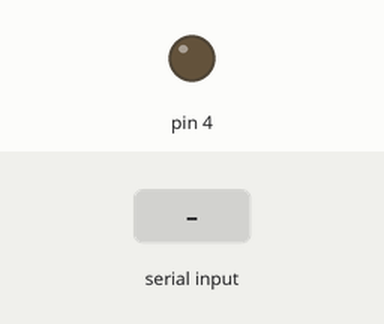
A program run on a simulated Arduino Uno, built with avr-gcc and run on an emulated ATmega328P. On the bench: output pins drawn as LEDs (lit = HIGH). Inputs (shaded band) come from the test bench.

Above: at 1.2 s.
1.3 s: "on\n" received over Serial
At 1.48 s:
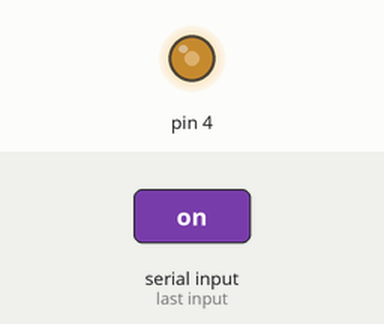
6.3 s: "off\n" received over Serial
9.3 s: "red\n" received over Serial
Timing chart, 0 to 13.3 s (numbered marks = the images above; inputs shaded):
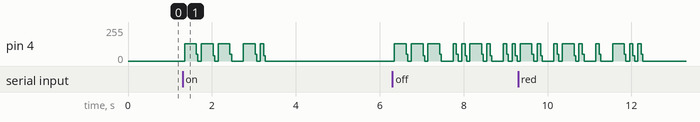

The program:

main.cpp
```cpp
#include <util/delay.h>
#include <usart.c>
#include <Arduino.h>

#define CLOCK_SPEED 12000000
#define BAUD 9600
#define MYUBRR CLOCK_SPEED/16/BAUD-1

#define MORSE_LUNG  3
#define MORSE_SCURT 1

/* Literele alfabetului in cod Morse */
char* morse_alphabet[] = {
    (char*)"13",    // a
    (char*)"3111",  // b
    (char*)"3131",  // c
    (char*)"311",   // d
    (char*)"1",     // e
    (char*)"1131",  // f
    (char*)"331",	// g
    (char*)"1111",	// h
    (char*)"11",	// i
    (char*)"1333",	// j
    (char*)"313",	// k
    (char*)"1311",	// l
    (char*)"33",	// m
    (char*)"31",	// n
    (char*)"333",	// o
    (char*)"1331",	// p
    (char*)"3313",	// q
    (char*)"131",	// r
    (char*)"111",	// s
    (char*)"3",	    // t
    (char*)"113",	// u
    (char*)"1113",	// v
    (char*)"133",	// w
    (char*)"3113",	// x
    (char*)"3133",	// y
    (char*)"3311"	// z
};

/* apelati functia pentru a obtine un ton lung/scurt,
 * folosind macro-urile MORSE_LUNG si MORSE_SCURT
 */
void speaker_morse(int tip)
{
    int delay = 1;
    int i;
    DDRD |= (1 << PD4);     // PD4 trebuie sa fie output

    for (i = 0; i < tip * 100 / delay; i++)
    {
        PIND = (1 << PD4);  // alternam starea iesirii
        _delay_ms(1);
    }
}

void port_init() {
    DDRB = 0xFFu;
    DDRC = 0xFFu;
    DDRD = 0xFFu;
    DDRB &= ~(1 << PB2); /// buton PB2

    PORTB = 0xFFu;
    PORTC = 0xFFu;
    PORTD = 0xFFu;
}

void morseCode(char buffer[], uint8_t bufferLength) {
    for(int i=0; buffer[i]; ++i) {
        if(buffer[i] - 'a' >= 0 && buffer[i] - 'z' < 26)
            for(int j=0; morse_alphabet[buffer[i] - 'a'][j]; ++j)
                speaker_morse(morse_alphabet[buffer[i] - 'a'][j] - '0'), _delay_ms(100);
        else
            USART0_print("ATMega324P: Invalid character detected, skipping\n");
        _delay_ms(200);
    }
}

/*
int main() {
    port_init();
    USART0_init(MYUBRR);

    // ex 1
    char val = 255;
    while(1) {
        char val_ant = val;
        val = PINB & (1 << PB2);

        if(!val && val_ant) { /// buton apasat
            USART0_print("Butonul 1 a fost apasat !\n");
        }
        _delay_ms(100);
    }

   // ex2
   char commandBuffer[256] = "";
   uint8_t bufferLength = 0;

   while (1) {
        char caracter = USART0_receive();
        if(caracter != '\n')
            commandBuffer[bufferLength++] = caracter, commandBuffer[bufferLength] = '\0';
        else
            USART0_exec(commandBuffer), bufferLength = 0, commandBuffer[0] = '\0';
   }


   //  ex3
    char buffer[256] = "";
    uint8_t bufferLength = 0;

    while(1) {
        char caracter = USART0_receive();
        if(caracter != '\n')
            buffer[bufferLength++] = caracter, buffer[bufferLength] = '\0';
        else
            morseCode(buffer, bufferLength), bufferLength = 0, buffer[0] = '\0';
    }

    */
    /// bonus
    /*
    char commandBuffer[256] = "";
    uint8_t bufferLength = 0;

    DDRB |= (1 << PB3);
    DDRD |= (1 << PD5) | (1 << PD7);

    PORTB |= (1 << PB3);
    PORTD |= (1 << PD7);
    PORTD &= ~(1 << PD5);

    while (1) {
        char caracter = USART0_receive();
        if(caracter != '\n')
            commandBuffer[bufferLength++] = caracter, commandBuffer[bufferLength] = '\0';
        else
            USART0_semafor(commandBuffer), bufferLength = 0, commandBuffer[0] = '\0';
    }

    return 0;
}
*/


/*
/// ex1 arduino
int32_t val_ant = 0xff, val = 0xff;
   void setup() {
        Serial.begin(9600);
        pinMode(2, INPUT_PULLUP);
   }

   void loop() {
        val_ant = val;
        val = digitalRead(2);
        if(!val && val_ant) {
            USART0_print("Butonul 1 a fost apasat !\n");
        }
        delay(100);
   }
*/


/// ex2 arduino
/*
char commandBuffer[256] = "";
uint8_t bufferLength = 0;

void setup() {
    Serial.begin(9600);
}

void loop() {
    while(Serial.available() == 0)
        ; /// wait for chr

    char caracter = (char)Serial.read();
    if(caracter != '\n')
        commandBuffer[bufferLength++] = caracter, commandBuffer[bufferLength] = '\0';
    else
        USART0_exec(commandBuffer), bufferLength = 0, commandBuffer[0] = '\0';

}*/

/// ex3 arduino

char buffer[256] = "";
uint8_t bufferLength = 0;

void setup() {
    Serial.begin(9600);
}

void loop() {
    while(Serial.available() == 0)
        ; /// wait for chr

    char caracter = (char)Serial.read();

    if(caracter != '\n')
        buffer[bufferLength++] = caracter, buffer[bufferLength] = '\0';
    else
        morseCode(buffer, bufferLength), bufferLength = 0, buffer[0] = '\0';
}
```

usart.c
```cpp
#include "usart.h"
#include <string.h>
#include <util/delay.h>

/*
 * Functie de initializare a controllerului USART
 */
void USART0_init(unsigned int ubrr)
{
    /* seteaza baud rate-ul */
    UBRR0H = (unsigned char)(ubrr>>8);
    UBRR0L = (unsigned char)ubrr;

    /* porneste transmitatorul */
    UCSR0B = (1<<RXEN0)|(1<<TXEN0);

    /* seteaza formatul frame-ului: 8 biti de date, 2 biti de stop, fara paritate */
    UCSR0C = (1<<USBS0)|(3<<UCSZ00);
}


/*
 * Functie ce transmite un caracter prin USART
 *
 * @param data - caracterul de transmis
 */
void USART0_transmit(char data)
{
    /* asteapta pana bufferul e gol */
    while(!(UCSR0A & (1<<UDRE0)));

    /* pune datele in buffer; transmisia va porni automat in urma scrierii */
    UDR0 = data;
}

/*
 * Functie ce primeste un caracter prin USART
 *
 * @return - caracterul primit
 */
char USART0_receive()
{
    /* asteapta cat timp bufferul e gol */
    while(!(UCSR0A & (1<<RXC0)));

    /* returneaza datele din buffer */
    return UDR0;
}

/*
 * Functie ce transmite un sir de caractere prin USART
 *
 * @param data - sirul (terminat cu '\0') de transmis
 */
void USART0_print(const char *data)
{
    while(*data != '\0')
        USART0_transmit(*data++);
}

void USART0_exec(const char command[]) {
    DDRB |= (1 << PB3);
    DDRD |= (1 << PD5) | (1 << PD7);
    if(strcmp(command, "on") == 0) {
        PORTB &= ~(1 << PB3);
        PORTD &= ~(1 << PD5);
        PORTD &= ~(1 << PD7);

        return;
    }

    if(strcmp(command, "off") == 0) {
        PORTB |= (1 << PB3);
        PORTD |= (1 << PD5);
        PORTD |= (1 << PD7);

        return;
    }

    if(strcmp(command, "red") == 0) {
        PORTB |= (1 << PB3);
        PORTD |= (1 << PD7);
        PORTD &= ~(1 << PD5);

        return;
    }

    if(strcmp(command, "green") == 0) {
        PORTB |= (1 << PB3);
        PORTD &= ~(1 << PD7);
        PORTD |= (1 << PD5);

        return;
    }

    if(strcmp(command, "blue") == 0) {
        PORTB &= ~(1 << PB3);
        PORTD |= (1 << PD7);
        PORTD |= (1 << PD5);

        return;
    }

    USART0_print("ATMega324P: Comanda invalida!\n");
}

void USART0_semafor(const char command[]) {
    if(strcmp(command, "pieton") == 0) {
        PORTD &= ~(1 << PD7);
        _delay_ms(2000);
        PORTD |= (1 << PD5);
        _delay_ms(5000);
        PORTD &= ~(1 << PD5);
        PORTD |= (1 << PD7);
        return;
    }
    USART0_print("ATMega324P: Comanda invalida!\n");
}
```

usart.h
```cpp
#ifndef USART_H_
#define USART_H_

#include <avr/io.h>
#include <stdio.h>


/*
 * Functie de initializare a controllerului USART
 */
void USART0_init(unsigned int ubrr);

/*
 * Functie ce transmite un caracter prin USART
 *
 * @param data - caracterul de transmis
 */
void USART0_transmit(char data);

/*
 * Functie ce primeste un caracter prin USART
 *
 * @return - caracterul primit
 */
char USART0_receive();

/*
 * Functie ce transmite un sir de caractere prin USART
 *
 * @param data - sirul (terminat cu '\0') de transmis
 */
void USART0_print(const char *data);

/*
 * Functie ce trimite o comanda codificata printr-un sir de caractere
*/
void USART0_exec(const char command[]);


void USART0_semafor(const char command[]);

#endif // USART_H_
```
